Frame 1 (no input): blank canvas, image omitted
Frame 60 (no input): blank canvas, image omitted
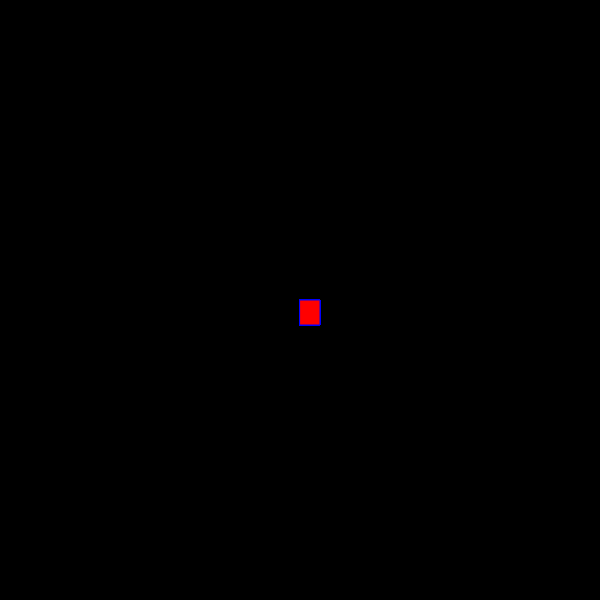
Frame 120 (the mouse pressed at the canvas centre since frame 60)

The p5.js sketch whose frames 1 and 60 were blank and that drew this single picture after the mouse press (run headless with seeded random() and noise() and a simulated clock; from frame 60 on, the mouse is pressed at the canvas centre):

// p5.js sketch
// ── sketch.js
function setup() {
    createCanvas(600, 600);
    background("black");
    
  }
  
  function draw() {
    
  stroke("blue");
    fill("red");
    
    //console.log(mouseIsPressed);
    
    if (mouseIsPressed) {
      rect(mouseX, mouseY, 20, 25);
    }
  }
  
